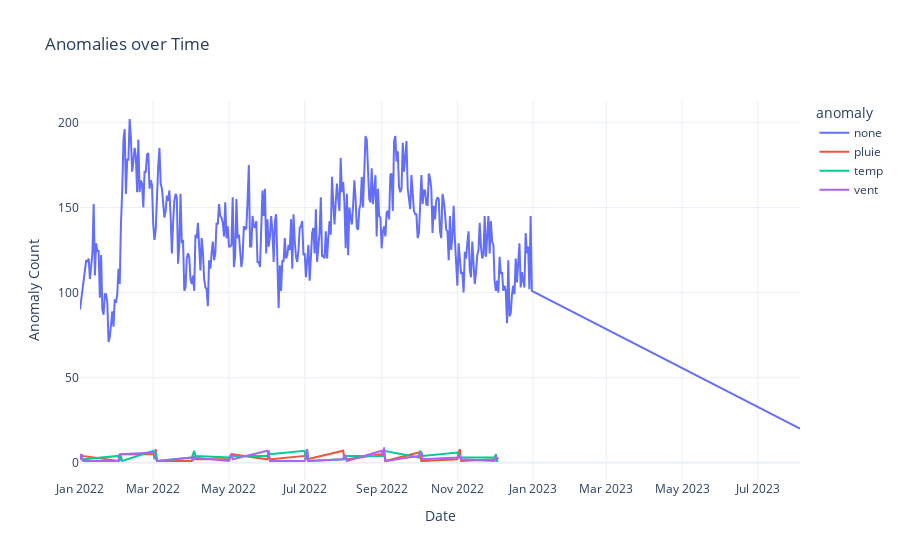

This figure's notebook cell:
### Code cell
df['date'] = pd.to_datetime(df['date']) 
df['date_only'] = df['date'].dt.date
# Group data by date and anomaly, then count the instances
grouped_df = df.groupby(['date_only', 'anomaly']).size().reset_index(name='counts')

# Create line plot with Plotly
fig = px.line(grouped_df, x='date_only', y='counts', color='anomaly', 
              title='Anomalies over Time', labels={'date_only': 'Date', 'counts': 'Anomaly Count'})

# Show plot
fig.show()

### Figure 1 — Plotly figure (JSON) as saved in the notebook; plotly's stock layout.template omitted (floating-point values rounded to 4 significant figures; data arrays with more than 128 entries replaced by an {"elided": "..."} marker saying what was removed)
{"data": [{"hovertemplate": "anomaly=none<br>Date=%{x}<br>Anomaly Count=%{y}<extra></extra>", "legendgroup": "none", "line": {"color": "#636efa", "dash": "solid"}, "marker": {"symbol": "circle"}, "mode": "lines", "name": "none", "orientation": "v", "showlegend": true, "type": "scatter", "x": {"elided": "366 str values"}, "xaxis": "x", "y": {"elided": "366 int values"}, "yaxis": "y"}, {"hovertemplate": "anomaly=pluie<br>Date=%{x}<br>Anomaly Count=%{y}<extra></extra>", "legendgroup": "pluie", "line": {"color": "#EF553B", "dash": "solid"}, "marker": {"symbol": "circle"}, "mode": "lines", "name": "pluie", "orientation": "v", "showlegend": true, "type": "scatter", "x": ["2022-01-01", "2022-01-02", "2022-01-03", "2022-02-01", "2022-02-02", "2022-02-03", "2022-03-01", "2022-03-02", "2022-03-03", "2022-03-04", "2022-04-01", "2022-04-02", "2022-04-03", "2022-04-04", "2022-05-01", "2022-05-02", "2022-05-03", "2022-06-01", "2022-06-02", "2022-06-03", "2022-06-04", "2022-07-01", "2022-07-02", "2022-07-03", "2022-08-01", "2022-08-02", "2022-08-03", "2022-08-04", "2022-09-01", "2022-09-02", "2022-09-03", "2022-09-04", "2022-10-01", "2022-10-02", "2022-10-03", "2022-10-04", "2022-11-01", "2022-11-02", "2022-11-03", "2022-11-04", "2022-12-01", "2022-12-02", "2022-12-03", "2022-12-04"], "xaxis": "x", "y": [2, 5, 4, 1, 4, 5, 5, 4, 8, 1, 1, 3, 4, 2, 2, 4, 5, 2, 5, 2, 2, 4, 5, 2, 7, 2, 3, 2, 5, 4, 5, 1, 6, 4, 1, 1, 2, 6, 8, 1, 2, 2, 2, 3], "yaxis": "y"}, {"hovertemplate": "anomaly=temp<br>Date=%{x}<br>Anomaly Count=%{y}<extra></extra>", "legendgroup": "temp", "line": {"color": "#00cc96", "dash": "solid"}, "marker": {"symbol": "circle"}, "mode": "lines", "name": "temp", "orientation": "v", "showlegend": true, "type": "scatter", "x": ["2022-01-01", "2022-01-02", "2022-01-03", "2022-01-04", "2022-02-01", "2022-02-02", "2022-02-03", "2022-02-04", "2022-03-01", "2022-03-02", "2022-03-03", "2022-03-04", "2022-04-01", "2022-04-03", "2022-04-04", "2022-05-01", "2022-05-02", "2022-05-03", "2022-06-01", "2022-06-02", "2022-06-03", "2022-07-01", "2022-07-02", "2022-07-03", "2022-07-04", "2022-08-02", "2022-08-03", "2022-09-01", "2022-09-02", "2022-09-03", "2022-10-01", "2022-10-02", "2022-10-03", "2022-10-04", "2022-11-01", "2022-11-02", "2022-11-03", "2022-12-01", "2022-12-02", "2022-12-03", "2022-12-04"], "xaxis": "x", "y": [2, 4, 1, 2, 4, 1, 4, 1, 7, 2, 6, 1, 3, 7, 4, 3, 3, 4, 4, 7, 5, 7, 2, 7, 1, 2, 4, 4, 6, 7, 3, 7, 6, 4, 6, 3, 3, 3, 5, 1, 1], "yaxis": "y"}, {"hovertemplate": "anomaly=vent<br>Date=%{x}<br>Anomaly Count=%{y}<extra></extra>", "legendgroup": "vent", "line": {"color": "#ab63fa", "dash": "solid"}, "marker": {"symbol": "circle"}, "mode": "lines", "name": "vent", "orientation": "v", "showlegend": true, "type": "scatter", "x": ["2022-01-01", "2022-01-02", "2022-01-03", "2022-01-04", "2022-02-01", "2022-02-02", "2022-02-03", "2022-03-01", "2022-03-02", "2022-03-03", "2022-03-04", "2022-04-01", "2022-04-02", "2022-04-03", "2022-05-01", "2022-05-02", "2022-05-03", "2022-05-04", "2022-06-01", "2022-06-02", "2022-06-03", "2022-06-04", "2022-07-01", "2022-07-02", "2022-07-03", "2022-07-04", "2022-08-01", "2022-08-02", "2022-08-03", "2022-08-04", "2022-09-01", "2022-09-02", "2022-09-03", "2022-09-04", "2022-10-01", "2022-10-02", "2022-10-03", "2022-10-04", "2022-11-01", "2022-11-02", "2022-11-03", "2022-11-04", "2022-12-01", "2022-12-02", "2022-12-03"], "xaxis": "x", "y": [2, 5, 2, 1, 1, 5, 5, 6, 5, 3, 1, 3, 1, 3, 1, 3, 5, 2, 7, 5, 1, 1, 1, 4, 8, 1, 2, 5, 3, 1, 7, 4, 9, 1, 4, 5, 6, 2, 3, 4, 4, 2, 1, 4, 2], "yaxis": "y"}], "layout": {"autosize": true, "legend": {"title": {"text": "anomaly"}, "tracegroupgap": 0}, "title": {"text": "Anomalies over Time"}, "xaxis": {"anchor": "y", "autorange": true, "domain": [0, 1], "range": ["2022-01-01", "2023-08-04"], "title": {"text": "Date"}, "type": "date"}, "yaxis": {"anchor": "x", "autorange": true, "domain": [0, 1], "range": [-10.17, 213.2], "title": {"text": "Anomaly Count"}, "type": "linear"}}}
